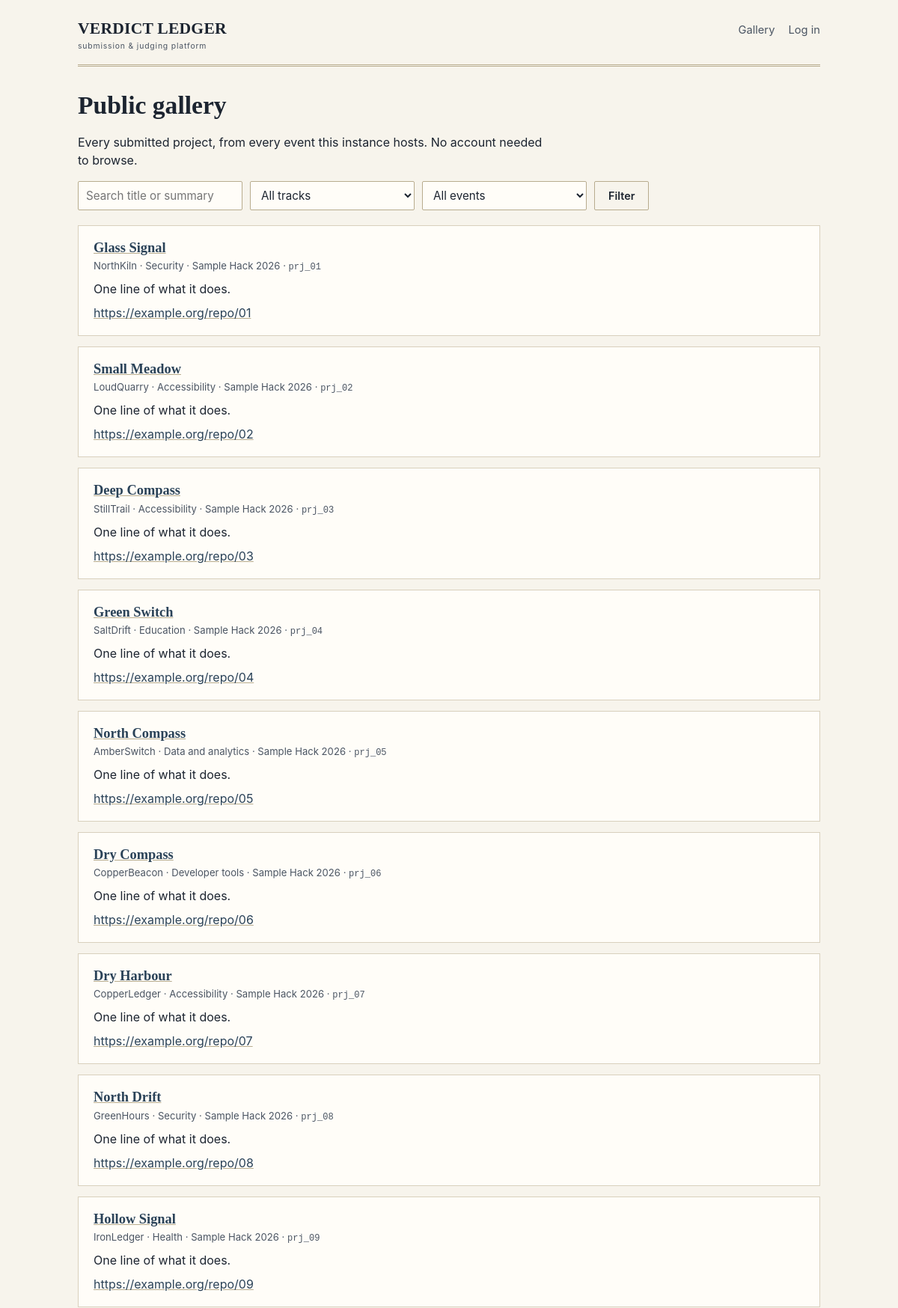
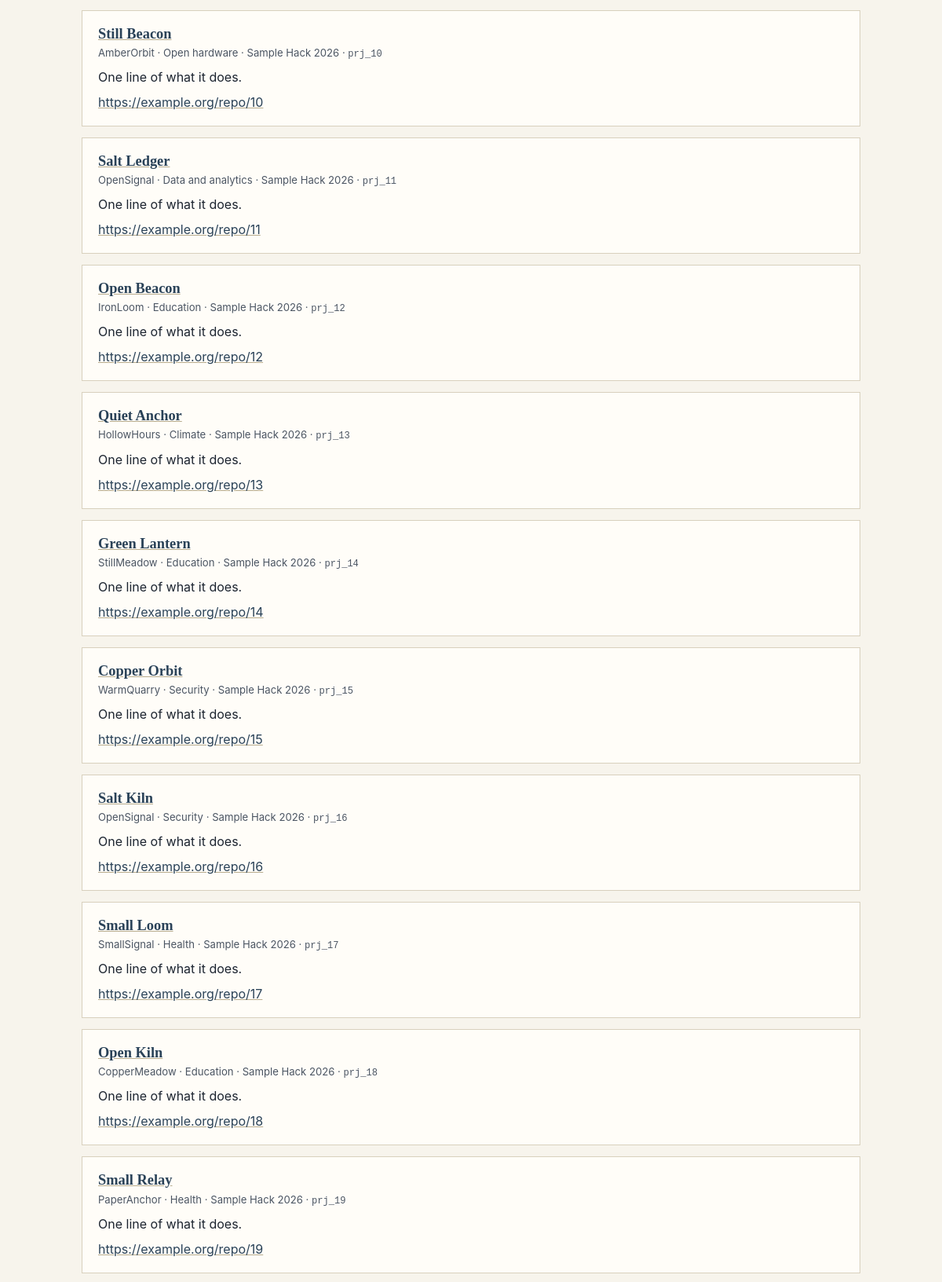
The app's page /projects (upper part) with its own data (2 pictures, top to bottom).
### tables this page shows
CREATE TABLE projects (
    id            TEXT PRIMARY KEY,
    event_id      TEXT NOT NULL REFERENCES events(id) ON DELETE CASCADE,
    team_id       TEXT NOT NULL REFERENCES teams(id) ON DELETE CASCADE,
    track_id      TEXT REFERENCES tracks(id),
    title         TEXT NOT NULL,
    summary       TEXT,
    repo_url      TEXT,
    status        TEXT NOT NULL CHECK (status IN ('draft','submitted')) DEFAULT 'draft',
    submitted_at  TEXT,
    created_at    TEXT NOT NULL,
    updated_at    TEXT NOT NULL,
    -- A submitted project always has a submitted_at; a draft never
    -- does. This makes "submitted but no timestamp" or "draft with a
    -- timestamp" impossible to insert, rather than merely conventional.
    CHECK (
        (status = 'submitted' AND submitted_at IS NOT NULL) OR
        (status = 'draft' AND submitted_at IS NULL)
    )
);

CREATE TABLE teams (
    id          TEXT PRIMARY KEY,
    event_id    TEXT NOT NULL REFERENCES events(id) ON DELETE CASCADE,
    name        TEXT NOT NULL,
    owner_id    TEXT REFERENCES users(id),
    invite_code TEXT UNIQUE,
    created_at  TEXT NOT NULL
);

CREATE TABLE tracks (
    id       TEXT PRIMARY KEY,
    event_id TEXT NOT NULL REFERENCES events(id) ON DELETE CASCADE,
    name     TEXT NOT NULL,
    UNIQUE (event_id, name)
);

CREATE TABLE events (
    id                 TEXT PRIMARY KEY,
    name               TEXT NOT NULL,
    description        TEXT,
    kind               TEXT NOT NULL CHECK (kind IN ('fixture','live')) DEFAULT 'live',
    start_at           TEXT,
    submissions_close  TEXT NOT NULL,
    judging_close      TEXT,
    publish_state      TEXT NOT NULL CHECK (publish_state IN ('draft','published','archived')) DEFAULT 'draft',
    created_by         TEXT REFERENCES users(id),
    created_at         TEXT NOT NULL
);

### src/backend/app.py (the view)
@app.route("/projects")
def gallery():
    db = open_db()
    q = request.args.get("q", "").strip()
    track = request.args.get("track", "").strip()
    event_id = request.args.get("event", "").strip()
    sql = ("SELECT p.*, t.name AS team_name, tr.name AS track_name, ev.name AS event_name "
           "FROM projects p "
           "JOIN teams t ON t.id = p.team_id "
           "LEFT JOIN tracks tr ON tr.id = p.track_id "
           "JOIN events ev ON ev.id = p.event_id "
           "WHERE p.status = 'submitted'")
    params = []
    if q:
        sql += " AND (p.title LIKE ? OR p.summary LIKE ?)"
        params += [f"%{q}%", f"%{q}%"]
    if track:
        sql += " AND p.track_id = ?"
        params.append(track)
    if event_id:
        sql += " AND p.event_id = ?"
        params.append(event_id)
    sql += " ORDER BY (p.event_id = 'evt_01') DESC, p.id ASC"
    projects = db.execute(sql, params).fetchall()
    tracks = db.execute("SELECT DISTINCT tr.id, tr.name FROM tracks tr").fetchall()
    events = db.execute("SELECT id, name FROM events").fetchall()
    return render_template("gallery.html", projects=projects, tracks=tracks,
                            events=events, q=q, selected_track=track,
                            selected_event=event_id, identity=current_identity())

### src/backend/auth.py (called while the page is built, shortened)
def resolve_identity(conn, raw_token: str):
    if not raw_token:
        return None

def extract_token_from_request(request) -> str:
    cookie_val = request.cookies.get("session")
    if cookie_val:
        return cookie_val
    auth_header = request.headers.get("Authorization", "")
    if auth_header.lower().startswith("bearer "):
        return auth_header[7:].strip()
    return ""

### src/backend/core.py (called while the page is built)
def open_db():
    if "db" not in g:
        g.db = get_connection()
    return g.db

def current_identity():
    if not hasattr(g, "_identity_resolved"):
        token = extract_token_from_request(request)
        g._identity = resolve_identity(open_db(), token)
        g._identity_resolved = True
    return g._identity

### src/backend/db.py (called while the page is built)
def get_connection():
    conn = sqlite3.connect(DB_PATH)
    conn.row_factory = sqlite3.Row
    conn.execute("PRAGMA foreign_keys = ON;")
    return conn

### src/frontend/templates/gallery.html (shortened to what this page needs)
{% extends "base.html" %}
{% block content %}
<h1>Public gallery</h1>
<p>Every submitted project, from every event this instance hosts. No account needed to browse.</p>
<form class="filters" method="get" action="{{ url_for('gallery') }}">
  <input type="text" name="q" placeholder="Search title or summary" value="{{ q }}">
  <select name="track">
    <option value="">All tracks</option>
  </select>
  <select name="event">
    <option value="">All events</option>
  </select>
  <button type="submit" class="secondary">Filter</button>
</form>
{% for p in projects %}
  <div class="entry">
    <h3><a href="{{ url_for('project_detail', project_id=p['id']) }}">{{ p['title'] }}</a></h3>
    <div class="meta">{{ p['team_name'] }} · {{ p['track_name'] or 'No track' }} · {{ p['event_name'] }} · <span class="id">{{ p['id'] }}</span></div>
    <div class="summary">{{ p['summary'] or 'No summary provided' }}</div>
    {% if p['repo_url'] %}<a href="{{ p['repo_url'] }}">{{ p['repo_url'] }}</a>{% endif %}
  </div>
{% endfor %}
{% endblock %}

### src/frontend/templates/base.html (shortened to what this page needs)
<!doctype html>
<html lang="en">
<head>
  <link rel="stylesheet" href="{{ url_for('static', filename='style.css') }}">
</head>
<body>
  <div class="shell">
    <header class="masthead">
      <a class="wordmark" href="{{ url_for('gallery') }}">VERDICT LEDGER
        <small>submission &amp; judging platform</small>
      </a>
      <nav class="masthead-nav">
        <a href="{{ url_for('gallery') }}">Gallery</a>
        {% if identity %}
          {% if identity['role'] in ('organizer','admin') %}
            <a href="{{ url_for('organizer_room') }}">Control room</a>
          {% elif identity['role'] == 'judge' %}
            <a href="{{ url_for('judge_home') }}">My assignments</a>
          {% else %}
            <a href="{{ url_for('participant_home') }}">My team</a>
          {% endif %}
          <span class="identity-chip">{{ identity['name'] }} · {{ identity['role'] }}</span>
          <form method="post" action="{{ url_for('logout') }}" style="display:inline">
            <button type="submit" class="secondary">Log out</button>
          </form>
        {% else %}
          <a href="{{ url_for('login') }}">Log in</a>
        {% endif %}
      </nav>
    </header>
    {% block content %}{% endblock %}
  </div>
</body>
</html>

### src/frontend/static/style.css (style rules this page uses)
:root { --paper: #f7f4ec; --paper-raised: #fffdf8; --ink: #1c2430; --ink-soft: #4b5563; --rule: #d8d0bd; --rule-strong: #b8ac8e; --brass: #8a6a2e; --brass-soft: #ede2c8; --verdict-pass: #2f5233; --verdict-pass-bg: #e6ece2; --verdict-fail: #8c3a2b; --verdict-fail-bg: #f3e4df; --link: #2a4258; --serif: Georgia, "Iowan Old Style", "Palatino Linotype", Palatino, serif; --sans: -apple-system, BlinkMacSystemFont, "Segoe UI", Helvetica, Arial, sans-serif; --mono: "SFMono-Regular", Consolas, "Liberation Mono", Menlo, monospace; }
* { box-sizing: border-box; }
html, body { margin: 0; padding: 0; background: var(--paper); color: var(--ink); font-family: var(--sans); font-size: 16px; line-height: 1.5; }
h1, h2, h3, h4 { font-family: var(--serif); font-weight: 600; color: var(--ink); margin: 0 0 0.5em 0; line-height: 1.2; }
h1 { font-size: 2.1rem; }
h3 { font-size: 1.15rem; }
p { margin: 0 0 1em 0; max-width: 62ch; }
a { color: var(--link); text-decoration: underline; text-decoration-color: var(--rule-strong); }
code, .mono, .id, .figure { font-family: var(--mono); font-size: 0.92em; }
.shell { max-width: 1040px; margin: 0 auto; padding: 0 24px 80px; }
header.masthead { border-bottom: 3px double var(--rule-strong); padding: 22px 0 16px; margin-bottom: 32px; display: flex; align-items: baseline; justify-content: space-between; flex-wrap: wrap; gap: 12px; }
.wordmark { font-family: var(--serif); font-size: 1.35rem; font-weight: 700; letter-spacing: 0.01em; color: var(--ink); text-decoration: none; }
.wordmark small { display: block; font-family: var(--sans); font-size: 0.65rem; font-weight: 400; color: var(--ink-soft); letter-spacing: 0.08em; }
nav.masthead-nav { display: flex; gap: 18px; align-items: center; font-size: 0.92rem; }
nav.masthead-nav a { text-decoration: none; color: var(--ink-soft); }
.entry { border: 1px solid var(--rule); background: var(--paper-raised); padding: 18px 20px; margin-bottom: 14px; }
.entry h3 { margin-bottom: 4px; }
.entry .meta { font-size: 0.82rem; color: var(--ink-soft); margin-bottom: 8px; }
.entry .summary { margin-bottom: 8px; }
input[type=text], input[type=email], input[type=password], input[type=url], input[type=number], textarea, select { width: 100%; padding: 8px 10px; border: 1px solid var(--rule-strong); background: var(--paper-raised); font-family: var(--sans); font-size: 0.95rem; color: var(--ink); border-radius: 2px; }
button, .btn { display: inline-block; font-family: var(--sans); font-size: 0.9rem; font-weight: 600; padding: 9px 18px; border: 1px solid var(--ink); background: var(--ink); color: var(--paper-raised); border-radius: 2px; cursor: pointer; text-decoration: none; }
button.secondary, .btn.secondary { background: transparent; color: var(--ink); border-color: var(--rule-strong); }
.filters { display: flex; gap: 10px; flex-wrap: wrap; margin-bottom: 20px; }
.filters input, .filters select { max-width: 220px; }

### records on screen
projects: title "Glass Signal", team_name "NorthKiln", name "Security", event_name "Sample Hack 2026", id "prj_01", summary "One line of what it does.", repo_url "https://example.org/repo/01"
projects: title "Small Meadow", team_name "LoudQuarry", name "Accessibility", event_name "Sample Hack 2026", id "prj_02", summary "One line of what it does.", repo_url "https://example.org/repo/02"
projects: title "Deep Compass", team_name "StillTrail", name "Accessibility", event_name "Sample Hack 2026", id "prj_03", summary "One line of what it does.", repo_url "https://example.org/repo/03"
projects: title "Green Switch", team_name "SaltDrift", name "Education", event_name "Sample Hack 2026", id "prj_04", summary "One line of what it does.", repo_url "https://example.org/repo/04"
projects: title "North Compass", team_name "AmberSwitch", name "Data and analytics", event_name "Sample Hack 2026", id "prj_05", summary "One line of what it does.", repo_url "https://example.org/repo/05"
projects: title "Dry Compass", team_name "CopperBeacon", name "Developer tools", event_name "Sample Hack 2026", id "prj_06", summary "One line of what it does.", repo_url "https://example.org/repo/06"
projects: title "Dry Harbour", team_name "CopperLedger", name "Accessibility", event_name "Sample Hack 2026", id "prj_07", summary "One line of what it does.", repo_url "https://example.org/repo/07"
projects: title "North Drift", team_name "GreenHours", name "Security", event_name "Sample Hack 2026", id "prj_08", summary "One line of what it does.", repo_url "https://example.org/repo/08"
projects: title "Hollow Signal", team_name "IronLedger", name "Health", event_name "Sample Hack 2026", id "prj_09", summary "One line of what it does.", repo_url "https://example.org/repo/09"
projects: title "Still Beacon", team_name "AmberOrbit", name "Open hardware", event_name "Sample Hack 2026", id "prj_10", summary "One line of what it does.", repo_url "https://example.org/repo/10"
projects: title "Salt Ledger", team_name "OpenSignal", name "Data and analytics", event_name "Sample Hack 2026", id "prj_11", summary "One line of what it does.", repo_url "https://example.org/repo/11"
projects: title "Open Beacon", team_name "IronLoom", name "Education", event_name "Sample Hack 2026", id "prj_12", summary "One line of what it does.", repo_url "https://example.org/repo/12"
projects: title "Quiet Anchor", team_name "HollowHours", name "Climate", event_name "Sample Hack 2026", id "prj_13", summary "One line of what it does.", repo_url "https://example.org/repo/13"
projects: title "Green Lantern", team_name "StillMeadow", name "Education", event_name "Sample Hack 2026", id "prj_14", summary "One line of what it does.", repo_url "https://example.org/repo/14"
projects: title "Copper Orbit", team_name "WarmQuarry", name "Security", event_name "Sample Hack 2026", id "prj_15", summary "One line of what it does.", repo_url "https://example.org/repo/15"
projects: title "Salt Kiln", team_name "OpenSignal", name "Security", event_name "Sample Hack 2026", id "prj_16", summary "One line of what it does.", repo_url "https://example.org/repo/16"
projects: title "Small Loom", team_name "SmallSignal", name "Health", event_name "Sample Hack 2026", id "prj_17", summary "One line of what it does.", repo_url "https://example.org/repo/17"
projects: title "Open Kiln", team_name "CopperMeadow", name "Education", event_name "Sample Hack 2026", id "prj_18", summary "One line of what it does.", repo_url "https://example.org/repo/18"
projects: title "Small Relay", team_name "PaperAnchor", name "Health", event_name "Sample Hack 2026", id "prj_19", summary "One line of what it does.", repo_url "https://example.org/repo/19"
